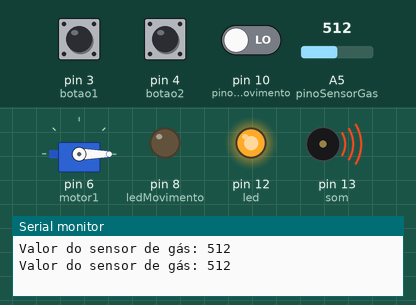
This sketch was run on a simulated Arduino Uno, built with avr-gcc and run on an emulated ATmega328P. Shown: servo, output pins drawn as LEDs (lit = HIGH), buzzer (waves = sounding), the last lines printed to the serial monitor. The test bench sets the inputs (shaded band); at power-on: A5 (pinoSensorGas) = 512, pin 3 (botao1) LOW, pin 10 (pinoSensorMovimento) LOW, pin 4 (botao2) LOW.

Above: at 3.2 s.
3.3 s: A5 (pinoSensorGas) set to 257
6.8 s: A5 (pinoSensorGas) set to 237
At 8.2 s:
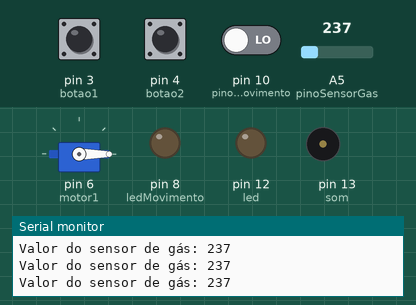
8.5 s: pin 3 (botao1) pulled HIGH for 1.2 s
At 9.2 s:
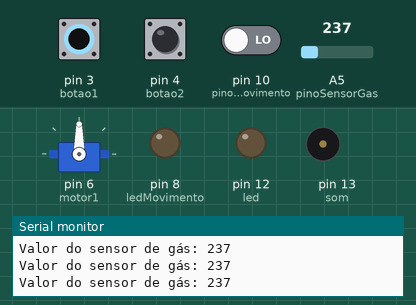
11.2 s: pin 10 (pinoSensorMovimento) driven HIGH
At 12.4 s:
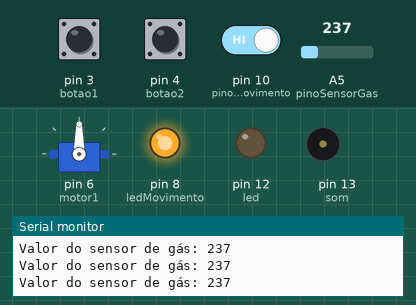
12.7 s: pin 4 (botao2) pulled HIGH for 1.2 s
At 13.7 s:
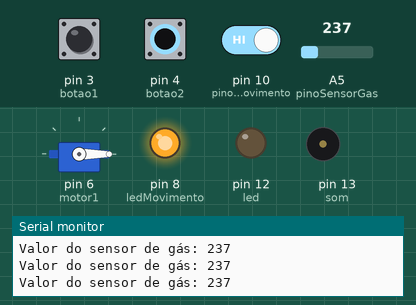
15.4 s: A5 (pinoSensorGas) set to 260
At 15.8 s:
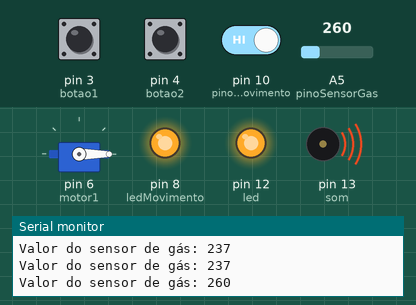
Timing chart, 0 to 19.9 s (numbered marks = the images above; inputs shaded):
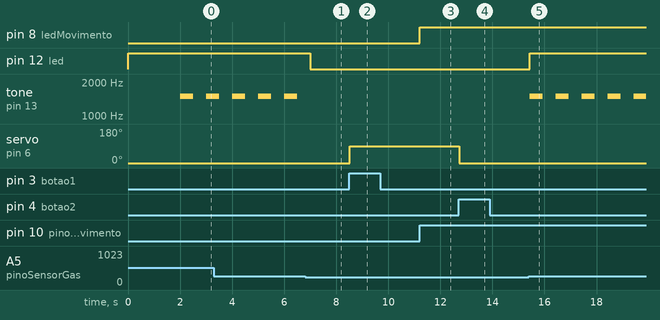

The sketch:

sistema_de_sensores_da_casa_inteligente1.ino
```cpp
#include <Servo.h>

Servo motor1;

const byte botao1 = 3;
const byte botao2 = 4;
const byte led = 12;
const byte som = 13;
const int pinoSensorGas = A5;
const byte pinoSensorMovimento = 10;
const byte ledMovimento = 8;

void setup() {
  motor1.attach(6);
  motor1.write(0);

  pinMode(botao1, INPUT);
  pinMode(botao2, INPUT);
  pinMode(pinoSensorGas, INPUT);
  pinMode(led, OUTPUT);
  pinMode(som, OUTPUT);
  pinMode(pinoSensorMovimento, INPUT);
  pinMode(ledMovimento, OUTPUT);

  Serial.begin(9600);

  digitalWrite(led, HIGH);
  delay(2000);
  digitalWrite(led, LOW);
}
//funcionamento do motor servo com botão
void loop() {
  if (digitalRead(botao1) == HIGH) {
    motor1.write(90);
    delay(50);
  }

  if (digitalRead(botao2) == HIGH) {
    motor1.write(0);
    delay(50);
  }

  verificarGas();
  sensorMovimento();
}

// funcionamento do sensor de gás
void verificarGas() {
  int valorSensorGas = analogRead(pinoSensorGas);
  Serial.print("Valor do sensor de gás: ");
  Serial.println(valorSensorGas);

  if (valorSensorGas > 250) {
    digitalWrite(led, HIGH);
    tone(som, 1500);
    delay(500);
    noTone(som);
    delay(500);
  } else {
    digitalWrite(led, LOW);
    noTone(som);
  }
}

//Funcionamento do sensor de movimento
void sensorMovimento() {
  if (digitalRead(pinoSensorMovimento) == HIGH) {
    digitalWrite(ledMovimento, HIGH);
  } else {
    digitalWrite(ledMovimento, LOW);
  }
}
```

Measured:
- the behaviour switches between 251 and 250 on A5 (pinoSensorGas) (found by bisection; images 0 and 1)
- after the input at 6.8 s, pin 12 (led): HIGH → LOW after 0.20 s; tone on pin 13 (som): stays silent (without the input it goes to 1500 Hz after 0.20 s)
- after the input at 8.5 s, servo on pin 6 (motor1): 0° → 90° at once
- after the input at 11.2 s, pin 8 (ledMovimento): LOW → HIGH at once
- after the input at 12.7 s, servo on pin 6 (motor1): 90° → 0° at once
- after the input at 15.4 s, pin 12 (led): LOW → HIGH at once; tone on pin 13 (som): alternates 1500 Hz for 0.50 s and silent for 0.50 s, starting at once
- by itself, tone on pin 13 (som): alternates 1500 Hz for 0.50 s and silent for 0.50 s
